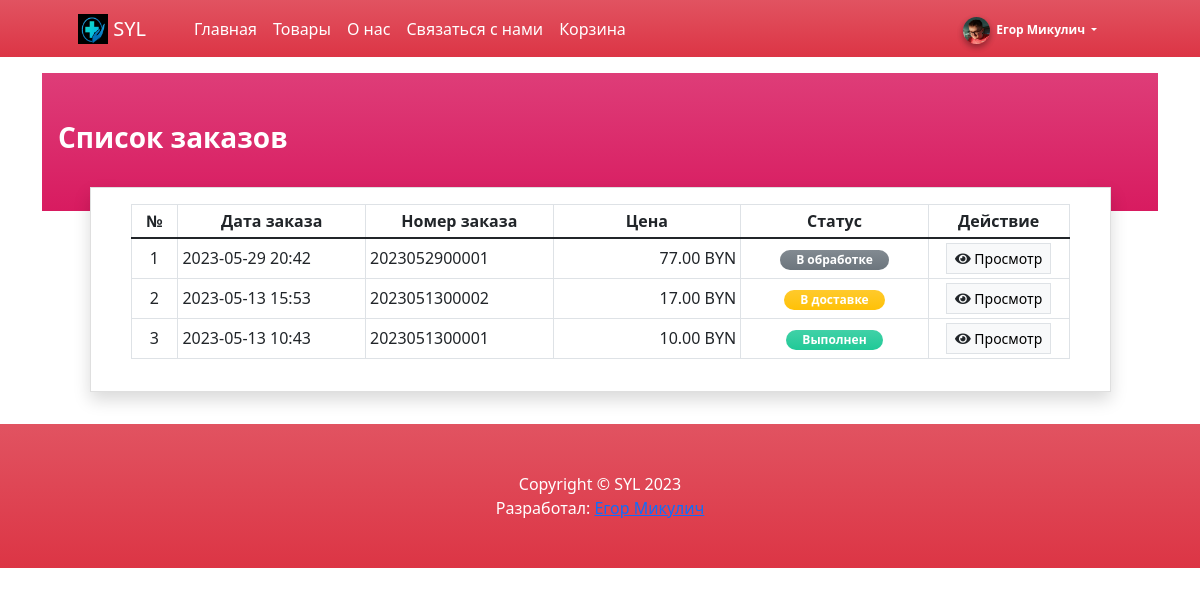
Page /?p=orders (signed in) on the committed database.
### tables this page shows
CREATE TABLE `order_list` (
  `id` int(30) NOT NULL,
  `code` varchar(100) NOT NULL,
  `customer_id` int(30) NOT NULL,
  `delivery_address` text NOT NULL,
  `total_amount` float(12,2) NOT NULL DEFAULT 0.00,
  `status` tinyint(1) NOT NULL DEFAULT 0 COMMENT '0=pending,\r\n1=packed,\r\n2=out for delivery,\r\n3=paid\r\n',
  `date_created` datetime NOT NULL DEFAULT current_timestamp(),
  `date_updated` datetime NOT NULL DEFAULT current_timestamp() ON UPDATE current_timestamp()
);

### classes/DBConnection.php (called while the page is built, shortened)
<?php
class DBConnection{
    private $host = DB_SERVER;
    private $username = DB_USERNAME;
    private $password = DB_PASSWORD;
    private $database = DB_NAME;
    public $conn;
    public function __construct(){
        if (!isset($this->conn)) {
            $this->conn = new mysqli($this->host, $this->username, $this->password, $this->database);
        }
    }
}
?>

### classes/SystemSettings.php (called while the page is built, shortened)
<?php
class SystemSettings extends DBConnection{
	function userdata($field = ''){
		if(!empty($field)){
			if(isset($_SESSION['userdata'][$field]))
				return $_SESSION['userdata'][$field];
			else
				return null;
		}else{
			return false;
		}
	}
}
$_settings = new SystemSettings();
?>

### config.php (called while the page is built, shortened)
<?php
require_once('classes/DBConnection.php');
require_once('classes/SystemSettings.php');
function format_num($number = '' , $decimal = ''){
    if(is_numeric($number)){
        $ex = explode(".",$number);
        $decLen = isset($ex[1]) ? strlen($ex[1]) : 0;
        if(is_numeric($decimal)){
            return number_format($number,$decimal);
        }else{
            return number_format($number,$decLen);
        }
    }else{
        return "Неверный ввод";
    }
}
?>

### orders/index.php (the view, shortened to what this page needs)
<section class="py-3">
    <div class="container">
        <div class="content py-5 px-3 bg-gradient-maroon">
            <h3><b>Список заказов</b></h3>
        </div>
        <div class="row mt-n4 justify-content-center align-items-center flex-column">
            <div class="col-lg-11 col-md-11 col-sm-12 col-xs-12">
                <div class="card rounded-0 shadow">
                    <div class="card-body">
                        <div class="container-fluid">
                            <table class="table table-stripped table-bordered">
                                <colgroup>
                                    <col width="5%">
                                    <col width="20%">
                                    <col width="20%">
                                    <col width="20%">
                                    <col width="20%">
                                    <col width="15%">
                                </colgroup>
                                <thead>
                                    <tr>
                                        <th class="p-1 text-center">№</th>
                                        <th class="p-1 text-center">Дата заказа</th>
                                        <th class="p-1 text-center">Номер заказа</th>
                                        <th class="p-1 text-center">Цена</th>
                                        <th class="p-1 text-center">Статус</th>
                                        <th class="p-1 text-center">Действие</th>
                                    </tr>
                                </thead>
                                <tbody>
                                    <?php
                                    $i = 1;
                                    $orders = $conn->query("SELECT * FROM `order_list` where customer_id = '{$_settings->userdata('id')}' order by abs(unix_timestamp(date_created)) desc ");
                                    while($row = $orders->fetch_assoc()):
                                    ?>
                                    <tr>
                                        <td class="p-1 align-middle text-center"><?= $i++ ?></td>
                                        <td class="p-1 align-middle"><?= date("Y-m-d H:i", strtotime($row['date_created'])) ?></td>
                                        <td class="p-1 align-middle"><?= $row['code'] ?></td>
                                        <td class="p-1 align-middle text-right"><?= format_num($row['total_amount'],2) ?> BYN</td>
                                        <td class="p-1 align-middle text-center">
                                            <?php
                                            switch($row['status']){
                                                case 0:
                                                    echo '<span class="badge badge-secondary bg-gradient-secondary px-3 rounded-pill">В обработке</span>';
                                                    break;
                                                case 2:
                                                    echo '<span class="badge badge-warning bg-gradient-warning px-3 rounded-pill">В доставке</span>';
                                                    break;
                                                case 3:
                                                    echo '<span class="badge badge-teal bg-gradient-teal px-3 rounded-pill">Выполнен</span>';
                                                    break;
                                            }
                                            ?>
                                        </td>
                                        <td class="p-1 align-middle text-center">
                                            <button class="btn btn-flat btn-sm btn-light border-gradient-light border view-order" type="button" data-id="<?= $row['id'] ?>"><i class="fa fa-eye text-dark"></i> Просмотр</button>
                                        </td>
                                    </tr>
                                    <?php endwhile; ?>
                                </tbody>
                            </table>
                        </div>
                    </div>
                </div>
            </div>
        </div>
    </div>
</section>

### rows in the picture
order_list: date_created "2023-05-29 20:42", code "2023052900001", total_amount "77.00", status "В обработке"
order_list: date_created "2023-05-13 15:53", code "2023051300002", total_amount "17.00", status "В доставке"
order_list: date_created "2023-05-13 10:43", code "2023051300001", total_amount "10.00", status "Выполнен"

### other values in the picture
$_settings->info('short_name') "SYL"
$_settings->userdata('firstname').' '.$_settings->userdata('lastname') "Егор Микулич"
